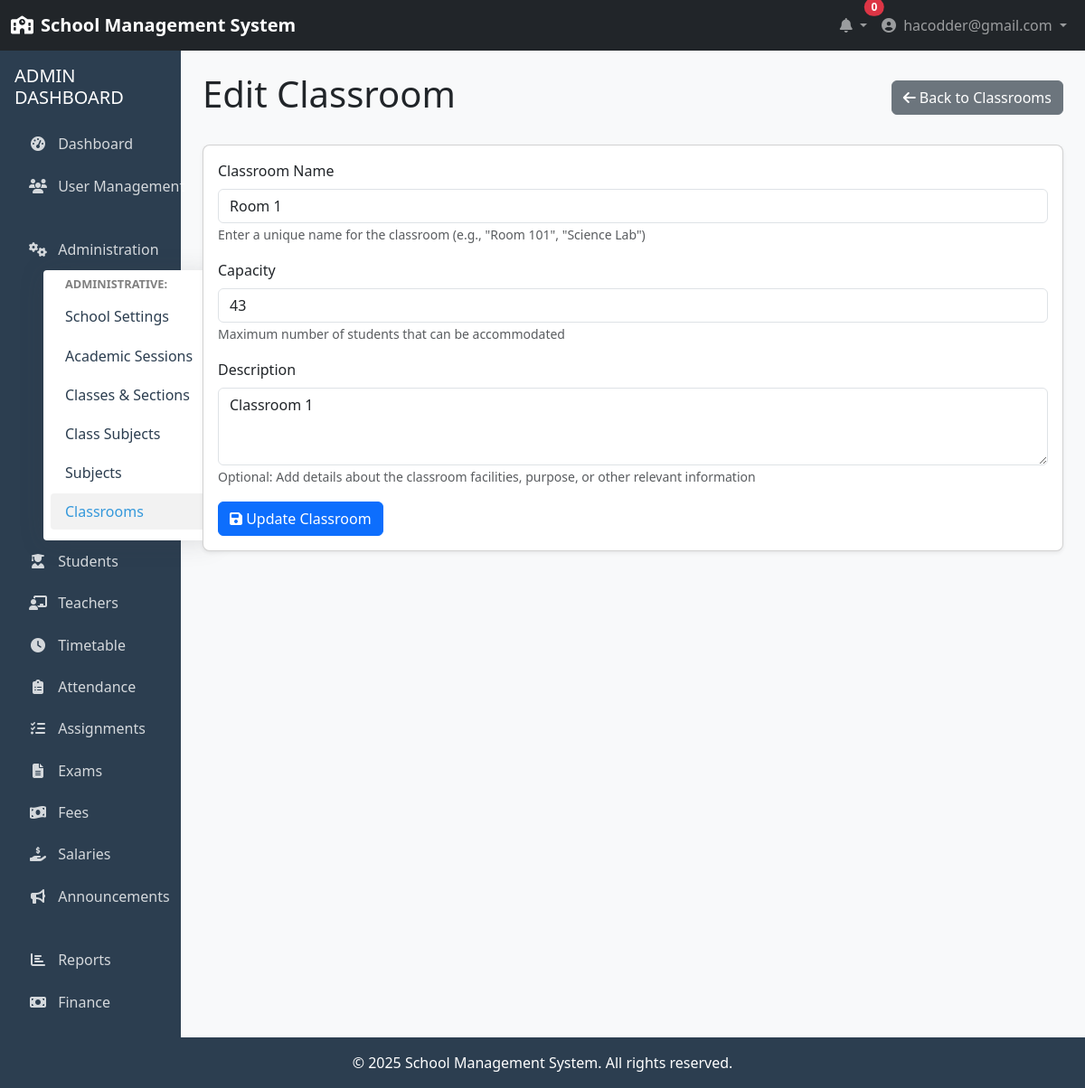
The app's page /administration/classrooms/edit/1/ (signed in) with its own data.
### accounts/models.py (models this page shows, shortened)
class User(AbstractUser):
    USER_TYPE_CHOICES = (
        ('ADMIN', 'Admin'),
        ('TEACHER', 'Teacher'),
        ('STUDENT', 'Student'),
    )
    username = None
    email = models.EmailField(_('email address'), unique=True)
    user_type = models.CharField(max_length=10, choices=USER_TYPE_CHOICES, default='STUDENT')
    profile_pic = models.ImageField(upload_to='profile_pics/', null=True, blank=True)
    phone_number = models.CharField(max_length=15, null=True, blank=True)
    address = models.TextField(null=True, blank=True)
    date_of_birth = models.DateField(null=True, blank=True)
    USERNAME_FIELD = 'email'
    REQUIRED_FIELDS = []
    objects = UserManager()
    @property
    def is_admin(self):
        return self.user_type == 'ADMIN'

### administration/models.py (models this page shows, shortened)
class ClassRoom(models.Model):
    name = models.CharField(max_length=50, unique=True)
    capacity = models.PositiveIntegerField()
    description = models.TextField(null=True, blank=True)

### administration/views.py (the view)
# urls.py: path('classrooms/edit/<int:pk>/', views.edit_classroom, name='edit_classroom'),
@login_required
@admin_required
def edit_classroom(request, pk):
    classroom = get_object_or_404(ClassRoom, pk=pk)
    if request.method == 'POST':
        form = ClassRoomForm(request.POST, instance=classroom)
        if form.is_valid():
            form.save()
            messages.success(request, 'Classroom updated successfully!')
            return redirect('administration:classroom_list')
    else:
        form = ClassRoomForm(instance=classroom)
    context = {
        'form': form,
        'classroom': classroom
    }
    return render(request, 'administration/classroom_form.html', context)

### administration/forms.py
class ClassRoomForm(forms.ModelForm):
    class Meta:
        model = ClassRoom
        fields = ('name', 'capacity', 'description')
        widgets = {
            'name': forms.TextInput(attrs={'class': 'form-control'}),
            'capacity': forms.NumberInput(attrs={'class': 'form-control'}),
            'description': forms.Textarea(attrs={'class': 'form-control', 'rows': 3})
        }

### accounts/mixins.py (called while the page is built)
def admin_required(view_func):
    def check_admin(user):
        return user.is_authenticated and user.is_admin
    decorated_view = user_passes_test(check_admin, login_url=reverse_lazy('accounts:login'))(view_func)
    return decorated_view

### templates/administration/classroom_form.html (shortened to what this page needs)
{% extends 'base.html' %}
{% block content %}
<div class="container-fluid">
    <div class="row mb-4">
        <div class="col-md-12">
            <div class="d-flex justify-content-between align-items-center mb-4">
                <h1>{% if classroom %}Edit Classroom{% else %}Add Classroom{% endif %}</h1>
                <a href="{% url 'administration:classroom_list' %}" class="btn btn-secondary">
                    <i class="fas fa-arrow-left"></i> Back to Classrooms
                </a>
            </div>
            <div class="card">
                <div class="card-body">
                    <form method="post">
                        <div class="mb-3">
                            <label for="{{ form.name.id_for_label }}" class="form-label">Classroom Name</label>
                            {{ form.name }}
                            <small class="form-text text-muted">Enter a unique name for the classroom (e.g., "Room 101", "Science Lab")</small>
                        </div>
                        <div class="mb-3">
                            <label for="{{ form.capacity.id_for_label }}" class="form-label">Capacity</label>
                            {{ form.capacity }}
                            <small class="form-text text-muted">Maximum number of students that can be accommodated</small>
                        </div>
                        <div class="mb-3">
                            <label for="{{ form.description.id_for_label }}" class="form-label">Description</label>
                            {{ form.description }}
                            <small class="form-text text-muted">Optional: Add details about the classroom facilities, purpose, or other relevant information</small>
                        </div>
                        <div class="row">
                            <div class="col-md-12">
                                <button type="submit" class="btn btn-primary">
                                    <i class="fas fa-save"></i> {% if classroom %}Update{% else %}Save{% endif %} Classroom
                                </button>
                            </div>
                        </div>
                    </form>
                </div>
            </div>
        </div>
    </div>
</div>
{% endblock %}

### templates/base.html (shortened to what this page needs)
<!DOCTYPE html>
<html lang="en">
<head>
    <link href="https://cdn.jsdelivr.net/npm/bootstrap@5.3.0/dist/css/bootstrap.min.css" rel="stylesheet">
    <link rel="stylesheet" href="https://cdnjs.cloudflare.com/ajax/libs/font-awesome/6.4.0/css/all.min.css">
</head>
<body>
    <nav class="navbar navbar-expand-lg navbar-dark bg-dark">
        <div class="container-fluid">
            <a class="navbar-brand" href="{% url 'home' %}">
                <i class="fas fa-school me-2"></i>School Management System
            </a>
            <div class="collapse navbar-collapse" id="navbarSupportedContent">
                <ul class="navbar-nav ms-auto mb-2 mb-lg-0">
                    {% if user.is_authenticated %}
                    <li class="nav-item dropdown">
                        <a class="nav-link dropdown-toggle" href="#" id="notificationDropdown" role="button" data-bs-toggle="dropdown">
                            <i class="fas fa-bell"></i>
                            <span class="position-absolute top-0 start-100 translate-middle badge rounded-pill bg-danger">
                                0
                            </span>
                        </a>
                    </li>
                    <li class="nav-item dropdown">
                        <a class="nav-link dropdown-toggle" href="#" id="userDropdown" role="button" data-bs-toggle="dropdown">
                            <i class="fas fa-user-circle me-1"></i> {{ user.get_full_name|default:user.email }}
                        </a>
                    </li>
                    {% else %}
                    <li class="nav-item">
                        <a class="nav-link" href="{% url 'accounts:login' %}"><i class="fas fa-sign-in-alt me-1"></i> Login</a>
                    </li>
                    {% endif %}
                </ul>
            </div>
        </div>
    </nav>
    <div class="container-fluid">
        <div class="row">
            {% if user.is_authenticated %}
            <div class="col-md-3 col-lg-2 px-0 sidebar">
                <div class="p-3">
                    {% if user.is_admin %}
                    <h5 class="text-uppercase mb-3">Admin Dashboard</h5>
                    <ul class="nav flex-column" id="sidenavAccordion">
                        <li class="nav-item">
                            <a class="nav-link {% if request.path == '/accounts/admin/dashboard/' %}active{% endif %}" href="{% url 'accounts:admin_dashboard' %}">
                                <i class="fas fa-tachometer-alt"></i> Dashboard
                            </a>
                        </li>
                        <li class="nav-item">
                            <a class="nav-link {% if '/accounts/users/' in request.path %}active{% endif %}" href="{% url 'accounts:user_list' %}">
                                <i class="fas fa-users"></i> User Management
                            </a>
                        </li>
                        <li class="nav-item">
                            <a class="nav-link collapsed" href="#" data-bs-toggle="collapse" data-bs-target="#collapseAdmin"
                                aria-expanded="false" aria-controls="collapseAdmin">
                                <i class="fas fa-fw fa-cogs"></i>
                                <span>Administration</span>
                            </a>
                            <div id="collapseAdmin" class="collapse" aria-labelledby="headingAdmin" data-bs-parent="#sidenavAccordion">
                                <div class="bg-white py-2 collapse-inner rounded">
                                    <h6 class="collapse-header">Administrative:</h6>
                                    <a class="collapse-item {% if request.path == '/administration/school-settings/' %}active{% endif %}" href="{% url 'administration:school_settings' %}">School Settings</a>
                                    <a class="collapse-item {% if '/administration/academic-sessions/' in request.path %}active{% endif %}" href="{% url 'administration:academic_session_list' %}">Academic Sessions</a>
                                    <a class="collapse-item {% if '/administration/classes/' in request.path and '/subjects/' not in request.path %}active{% endif %}" href="{% url 'administration:class_list' %}">Classes & Sections</a>
                                    <a class="collapse-item " href="{% url 'administration:class_subject_list' %}">Class Subjects</a>
                                    <a class="collapse-item {% if '/administration/subjects/' in request.path %}active{% endif %}" href="{% url 'administration:subject_list' %}">Subjects</a>
                                    <a class="collapse-item {% if '/administration/classrooms/' in request.path %}active{% endif %}" href="{% url 'administration:classroom_list' %}">Classrooms</a>
                                </div>
                            </div>
                        </li>
                        <li class="nav-item">
                            <a class="nav-link" href="{% url 'academics:student_list' %}">
                                <i class="fas fa-user-graduate"></i> Students
                            </a>
                        </li>
                        <li class="nav-item">
                            <a class="nav-link" href="{% url 'academics:teacher_list' %}">
                                <i class="fas fa-chalkboard-teacher"></i> Teachers
                            </a>
                        </li>
                        <li class="nav-item">
                            <a class="nav-link" href="{% url 'academics:timetable_list' %}">
                                <i class="fas fa-clock"></i> Timetable
                            </a>
                        </li>
                        <li class="nav-item">
                            <a class="nav-link" href="{% url 'academics:attendance_list' %}">
                                <i class="fas fa-clipboard-list"></i> Attendance
                            </a>
                        </li>
                        <li class="nav-item">
                            <a class="nav-link" href="{% url 'academics:assignment_list' %}">
                                <i class="fas fa-tasks"></i> Assignments
                            </a>
                        </li>
                        <li class="nav-item">
                            <a class="nav-link" href="{% url 'academics:exam_list' %}">
                                <i class="fas fa-file-alt"></i> Exams
                            </a>
                        </li>
                        <li class="nav-item">
                            <a class="nav-link" href="{% url 'finance:fee_payment_list' %}">
                                <i class="fas fa-money-bill-wave"></i> Fees
                            </a>
                        </li>
                        <li class="nav-item">
                            <a class="nav-link" href="{% url 'finance:salary_payment_list' %}">
                                <i class="fas fa-hand-holding-usd"></i> Salaries
                            </a>
                        </li>
                        <li class="nav-item">
                            <a class="nav-link" href="#">
                                <i class="fas fa-bullhorn"></i> Announcements
                            </a>
                        </li>
                        <li class="nav-item">
                            <a class="nav-link" href="#">
                                <i class="fas fa-chart-bar"></i> Reports
                            </a>
                        </li>
                        <li class="nav-item
                            ">
                            <a class="nav-link {% if 'finance:fee_category_list' in request.path or 'finance:fee_structure_list' in request.path or 'finance:fee_payment_list' in request.path or 'finance:salary_structure_list' in request.path or 'finance:salary_payment_list' in request.path or 'finance:student_fee_management' in request.path %}{% else %}collapsed{% endif %}" href="#" data-toggle="collapse" data-target="#collapseFinance"
                                aria-expanded="{% if 'finance:fee_category_list' in request.path or 'finance:fee_structure_list' in request.path or 'finance:fee_payment_list' in request.path or 'finance:salary_structure_list' in request.path or 'finance:salary_payment_list' in request.path or 'finance:student_fee_management' in request.path %}true{% else %}false{% endif %}" aria-controls="collapseFinance">
                                <i class="fas fa-fw fa-money-bill"></i>
                                <span>Finance</span>
                            </a>
                        </li>
                    </ul>
                    {% endif %}
                </div>
            </div>
            <div class="col-md-9 col-lg-10 content py-4">
            {% else %}
            <div class="col-12 content py-4">
            {% endif %}
                {% block content %}{% endblock %}
            </div>
        </div>
    </div>
    <footer class="footer text-center">
        <div class="container">
            <p class="mb-0">&copy; {% now "Y" %} School Management System. All rights reserved.</p>
        </div>
    </footer>
</body>
</html>

### templates/base.html (style rules this page uses)
:root { --primary-color: #3498db; --secondary-color: #2c3e50; --success-color: #2ecc71; --danger-color: #e74c3c; --warning-color: #f39c12; --light-color: #ecf0f1; --dark-color: #2c3e50; }
body { min-height: 100vh; display: flex; flex-direction: column; background-color: #f8f9fa; }
.content { flex: 1; }
.navbar-brand { font-weight: bold; }
.sidebar { background-color: var(--secondary-color); color: white; min-height: calc(100vh - 56px); }
.sidebar .nav-link { color: rgba(255, 255, 255, 0.8); padding: 0.5rem 1rem; margin: 0.2rem 0; border-radius: 0.25rem; transition: all 0.2s; }
.sidebar .nav-link i { margin-right: 0.5rem; width: 20px; text-align: center; }
.card { border-radius: 0.5rem; box-shadow: 0 0.125rem 0.25rem rgba(0, 0, 0, 0.075); margin-bottom: 1.5rem; }
.footer { background-color: var(--secondary-color); color: white; padding: 1rem 0; margin-top: auto; }
.sidebar .collapse-inner { padding: 0.5rem; margin-left: 2rem; border-radius: 0.25rem !important; background-color: white !important; box-shadow: 0 0.15rem 1.75rem 0 rgba(58, 59, 69, 0.15) !important; }
.sidebar .collapse-item { display: block; text-decoration: none; padding: 0.5rem 1rem; color: var(--secondary-color); border-radius: 0.25rem; white-space: nowrap; transition: all 0.2s; margin: 0.2rem 0; }
.sidebar .collapse-item:hover, .sidebar .collapse-item.active { background-color: rgba(0, 0, 0, 0.05); color: var(--primary-color); font-weight: 500; }
.sidebar .collapse-header { color: rgba(0, 0, 0, 0.5); font-size: 0.8rem; text-transform: uppercase; margin-bottom: 0.5rem; font-weight: 700; padding: 0 1rem; }

### records on screen
User: get_full_name "hacodder@gmail.com"
ClassRoom: name "Room 1", capacity "43", description "Classroom 1"
